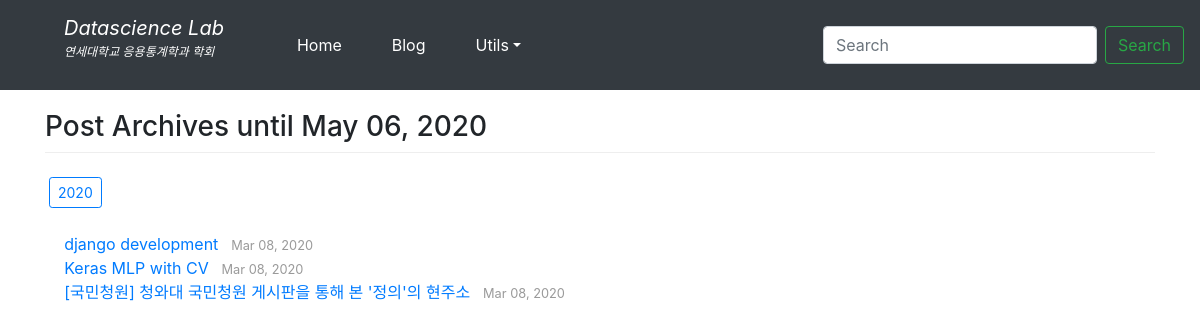
Screenshot of /blog/archive/ with the database file from the repository.
### blog/models.py (models this page shows, shortened)
class Post(models.Model):
	title = models.CharField('TITLE', max_length=50)
	slug = models.SlugField('SLUG', max_length=50, help_text = 'one word for title alias', allow_unicode=True)
	description = models.CharField('DESCRIPTION', max_length=100, help_text = 'simple description')
	content = models.TextField('CONTENT')
	create_dt = models.DateTimeField('CREATE DATE', auto_now_add = True)
	modify_dt = models.DateTimeField('MODIFY DATE', auto_now = True)
	tags = TaggableManager(blank=True)
	class Meta:
		verbose_name = 'post'
		verbose_name_plural = 'posts'
		db_table = 'blog_posts'
		ordering = ('-modify_dt',)
	def __str__(self):
		return self.title
	def get_absolute_url(self):
		return reverse('blog:post_detail', args=(self.slug,))

### blog/views.py (the view)
# urls.py: path('archive/', PostAV.as_view(), name='post_archive'),
class PostAV(ArchiveIndexView):
	model = Post
	date_field = 'modify_dt'

### blog/templates/blog/post_archive.html (shortened to what this page needs)
{% extends "blog/base.html" %}
{% block content %}
<h3>Post Archives until {% now "N d, Y"%}</h3>
<div class="hr"></div>
{% for date in date_list %}
<a href="{% url 'blog:post_archive_year' date|date:'Y' %}" class="btn btn-outline-primary btn-sm mx-1">{{ date|date:"Y" }}</a>
{% endfor %}
<br><br>
<div>
	<ul>
		{% for post in object_list %}
		<li><a href="{{ post.get_absolute_url }}">{{ post }}</a><small>&emsp;{{ post.modify_dt|date:"M d, Y" }}</small></li>
		{% endfor %}
	</ul>
</div>
{% endblock %}

### blog/static/css/blog.css (style rules this page uses)
.hr { padding-bottom: 0; border-bottom:1px solid #eee; margin-bottom: 1.5rem }
ul { list-style-type:none; padding-left: 1.2em;> }
small { color:#9A9A9A; }

### rows the page displays
Post: title "django development", modify_dt "Mar 08, 2020"
Post: title "Keras MLP with CV", modify_dt "Mar 08, 2020"
Post: title "[국민청원] 청와대 국민청원 게시판을 통해 본 '정의'의 현주소", modify_dt "Mar 08, 2020"

### other values shown
{{ date|date:"Y" }} "2020"
